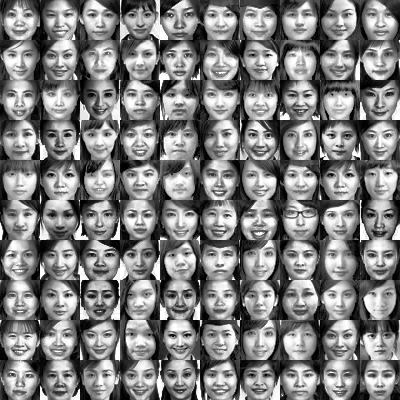
#> input picture HW2/task3_data/fP1.bmp, 400 x 400 px
$ python Task3_gender.py   (older library calls are emulated)
#> lines starting #> are read from the running program, lines starting #| are printed output that depends on the picture
from PIL import Image
import numpy as np
import matplotlib.pyplot as plt
import os
import re

LOWER_D = 1
PIC_COUNT = 10
SHAPE = (400, 400)
K = 5
PROPORTIONAL = 0.8
CLASS_NUM = 2


def read_input_gender(filename, storedir, gender):
#> called with filename = './task3_data/fP1.bmp', storedir = './task3_parsed/', gender = 0
    img = Image.open(filename)
#> img is the input picture: PIL image 400x400 L; min 0, max 255, mean 127.5
    img = img.resize(SHAPE)
    width, height = img.size
#> width = 400; height = 400
    pixel = np.array(img.getdata()).reshape((width, height))
    data = []
    target = []
    totalfile = []
    for i in range(PIC_COUNT):
        for j in range(PIC_COUNT):
            each_image = pixel[i * 40:(i+1) * 40, j * 40:(j+1) * 40].copy().reshape(40 * 40)
            data.append(each_image)
            target.append(gender)
            if gender == 0:
                totalfile.append(str(i) + str(j) + 'f.png')
            else:
                totalfile.append(str(i) + str(j) + 'm.png')
#> after the loop, data = 100 items; target = 100 values from 0 to 0; totalfile = 100 items, first 6: '00f.png', '01f.png', '02f.png', '03f.png', '04f.png', '05f.png'
    data = np.array(data)
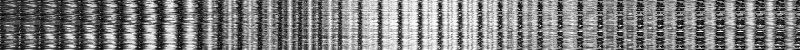
#> data: shape (100, 1600) int64 (shown at 1/2 size); min 0, max 255, mean 127.5
    target = np.array(target)
    totalfile = np.array(totalfile)
    # train_id = np.random.choice(data.shape[0], int(data.shape[0] * PROPORTIONAL), replace=False)
    train_id = np.arange(80)
    data_test = []
    data_train = []
    target_train = []
    target_test = []
    totalfile_train = []
    totalfile_test = []
    for i in range(data.shape[0]):
        if i not in train_id:
            data_test.append(data[i, :])
            target_test.append(target[i])
            totalfile_test.append(totalfile[i])
        else:
            data_train.append(data[i, :])
            target_train.append(target[i])
            totalfile_train.append(totalfile[i])
#> after the loop, data_test = 20 items; data_train = 80 items; target_test = [0, 0, 0, 0, 0, 0, 0, 0, 0, 0, 0, 0, 0, 0, 0, 0, 0, 0, 0, 0]; target_train = 80 values from 0 to 0; totalfile_test = ['80f.png', '81f.png', '82f.png', '83f.png', '84f.png', '85f.png', '86f.png', '87f.png', '88f.png', '89f.png', '90f.png', '91f.png', '92f.png', '93f.png', '94f.png', '95f.png', '96f.png', '97f.png', '98f.png', '99f.png']; totalfile_train = 80 items, first 6: '00f.png', '01f.png', '02f.png', '03f.png', '04f.png', '05f.png'
    data_test = np.array(data_test)
    target_test = np.array(target_test)
#> target_test = 20 values from 0 to 0
    totalfile_test = np.array(totalfile_test)
    data_train = np.array(data_train)
    target_train = np.array(target_train)
    totalfile_train = np.array(totalfile_train)
    print(data_test.shape)
#| (20, 1600)
    print(target_test.shape)
#| (20,)
    print(totalfile_test.shape)
#| (20,)
    print()
    print(data_train.shape)
#| (80, 1600)
    print(target_train.shape)
#| (80,)
    print(totalfile_train.shape)
#| (80,)
    return data_train, target_train, totalfile_train, data_test, target_test, totalfile_test


def compute_eigen(A):
    eigen_values, eigen_vectors = np.linalg.eigh(A)
    print("eigen_values = {}".format(eigen_values.shape))
    idx = eigen_values.argsort()[::-1]                          # sort largest
    return eigen_vectors[:,idx][:,:LOWER_D]


def visualization(storedir, totalfile, data):
    for each_id, each_data in enumerate(data):
        if each_id == 2:
            break
        img = Image.new('L', (40, 40), 'white')
        print(each_data)
        pixel = img.load()
        each_copy = each_data.reshape(40, 40).copy()
        for i in range(each_copy.shape[0]):
            for j in range(each_copy.shape[1]):
                print(each_copy[i, j])
                print(pixel[i, j])
                pixel[i, j] = each_copy[i, j].copy()
        img.save(storedir + totalfile[each_id])
        # [18 lines of commented-out code are left out]


def draweigenface(storedir, eigen_vectors):
    title = "PCA Eigen-Face" + '_'
    eigen_vectors = eigen_vectors.T
    for i in range(0, LOWER_D):
        # new_img.putdata(each_image)
        plt.clf()
        plt.suptitle(title + str(i))
        plt.imshow(eigen_vectors[i].reshape((40, 40)), plt.cm.gray)
        plt.savefig(storedir + title + str(i) + '.png')


def KNN(traindata, testdata, target):
    trainsize = traindata.shape[0]
    testsize = testdata.shape[0]
    y_pred = []
    for testidx in range(testsize):
        all_dist = np.zeros(trainsize)
        for trainidx in range(trainsize):
            all_dist[trainidx] = np.sqrt(np.sum((testdata[testidx] - traindata[trainidx]) ** 2))
        sort_idx = all_dist.argsort()
        neighbor = list(target[sort_idx][:K])
        prediction = max(set(neighbor), key=neighbor.count)
        y_pred.append(prediction)
    y_pred = np.array(y_pred)
    return y_pred


def checkperformance(targettest, predict):
    correct = 0
    for i in range(len(targettest)):
        print("Predict: {}, Answer: {}".format(predict[i], targettest[i]))
        if targettest[i] == predict[i]:
            correct += 1
    print("Accuracy of PCA = {}  ({} / {})".format(correct / len(targettest), correct, len(targettest)))
    computeConfusionMatrix(predict, targettest)


def PCA(data):
    covariance = np.cov(data.T)
    eigen_vectors = compute_eigen(covariance)
    lower_dimension_data = np.matmul(data, eigen_vectors)
    # print(lower_dimension_data)
    # print(eigen_vectors)
    print()
    return lower_dimension_data, eigen_vectors


def computeConfusionMatrix(probability, answer, threshold=None):
    """Compute confusion matrix based on predicted class and actual class."""
    confusion_matrix = np.zeros((CLASS_NUM, CLASS_NUM))
    for data_idx in range(len(probability)):
        confusion_matrix[int(predict[data_idx])][int(answer[data_idx])] += 1
    PD = confusion_matrix[1][1] / (confusion_matrix[0][1] + confusion_matrix[1][1]) if (confusion_matrix[0][1] + confusion_matrix[1][1]) != 0 else 0
    FA = confusion_matrix[1][0] / (confusion_matrix[1][0] + confusion_matrix[0][0]) if (confusion_matrix[1][0] + confusion_matrix[0][0]) != 0 else 0
    if threshold is None:
        print("Confusion matrix:")
        print(confusion_matrix)
    return [FA, PD]


if __name__ == '__main__':
    dirtrain = './task3_data/fP1.bmp'
    storedir = './task3_parsed/'
    data_train_f, target_train_f, totalfile_train_f, data_test_f, target_test_f, totalfile_test_f = read_input_gender(dirtrain, storedir, 0)
#> target_train_f = 80 values from 0 to 0; target_test_f = 20 values from 0 to 0
    dirtrain = './task3_data/mP1.bmp'
    data_train_m, target_train_m, totalfile_train_m, data_test_m, target_test_m, totalfile_test_m = read_input_gender(dirtrain, storedir, 1)
#> call 2 of read_input_gender, with filename = './task3_data/mP1.bmp', storedir = './task3_parsed/', gender = 1
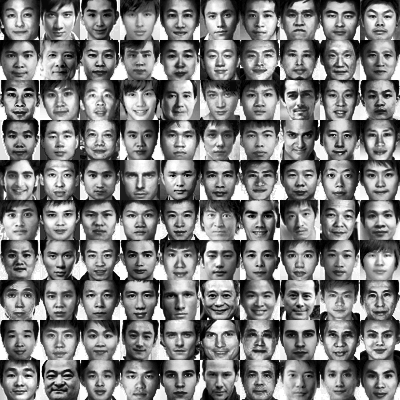
#> input picture HW2/task3_data/mP1.bmp, 400 x 400 px
#> in read_input_gender, img is the input picture: PIL image 400x400 L; min 0, max 255, mean 127.7
#> after the loop in read_input_gender (call 2), `for i in range(PIC_COUNT):`: target = 100 values from 1 to 1; totalfile = 100 items, first 6: '00m.png', '01m.png', '02m.png', '03m.png', '04m.png', '05m.png'
#> in read_input_gender (call 2), `data = np.array(data)`:
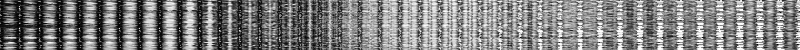
#> data: shape (100, 1600) int64 (shown at 1/2 size); min 0, max 255, mean 127.7
#> after the loop in read_input_gender (call 2), `for i in range(data.shape[0]):`: target_test = [1, 1, 1, 1, 1, 1, 1, 1, 1, 1, 1, 1, 1, 1, 1, 1, 1, 1, 1, 1]; target_train = 80 values from 1 to 1; totalfile_test = ['80m.png', '81m.png', '82m.png', '83m.png', '84m.png', '85m.png', '86m.png', '87m.png', '88m.png', '89m.png', '90m.png', '91m.png', '92m.png', '93m.png', '94m.png', '95m.png', '96m.png', '97m.png', '98m.png', '99m.png']; totalfile_train = 80 items, first 6: '00m.png', '01m.png', '02m.png', '03m.png', '04m.png', '05m.png'
#> in read_input_gender (call 2), `target_test = np.array(target_test)`: target_test = 20 values from 1 to 1
#> in read_input_gender (call 2), `data_train = np.array(data_train)`:
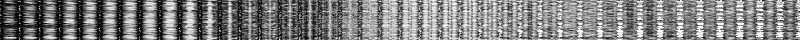
#> data_train: shape (80, 1600) int64 (shown at 1/2 size); min 0, max 255, mean 127.7
#| (20, 1600)
#| (20,)
#| (20,)
#| (80, 1600)
#| (80,)
#| (80,)
#> target_train_m = 80 values from 1 to 1; target_test_m = 20 values from 1 to 1
    data_train = np.concatenate((data_train_f, data_train_m))
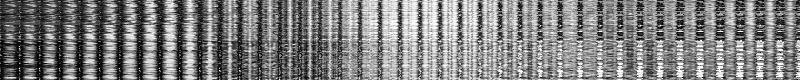
#> data_train: shape (160, 1600) int64 (shown at 1/2 size); min 0, max 255, mean 127.6
    target_train = np.concatenate((target_train_f, target_train_m))
#> target_train = 160 values from 0 to 1
    totalfile_train = np.concatenate((totalfile_train_f, totalfile_train_m))

    data_test = np.concatenate((data_test_f, data_test_m))
    target_test = np.concatenate((target_test_f, target_test_m))
#> target_test = 40 values from 0 to 1
    totalfile_test = np.concatenate((totalfile_test_f, totalfile_test_m))

    lower_dimension_data, eigen_vectors = PCA(data_train)
#> in PCA, `covariance = np.cov(data.T)`:
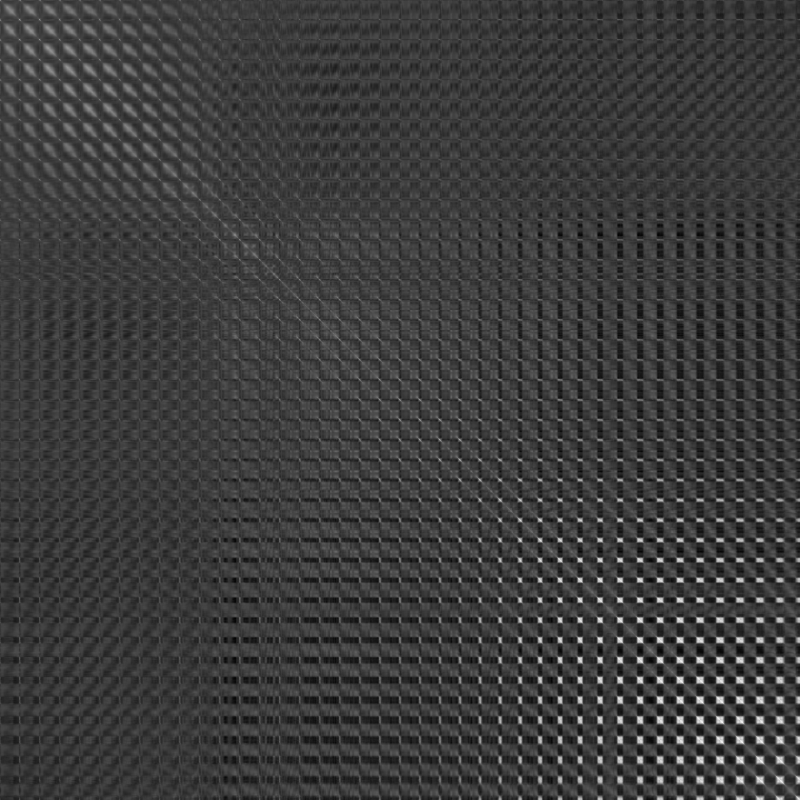
#> covariance: shape (1600, 1600) float64 (shown at 1/2 size); min -3527.5, max 11301.1, mean 0.1; drawn with min black and max white
#> in compute_eigen, `eigen_values, eigen_vectors = np.linalg.eigh(A)`:
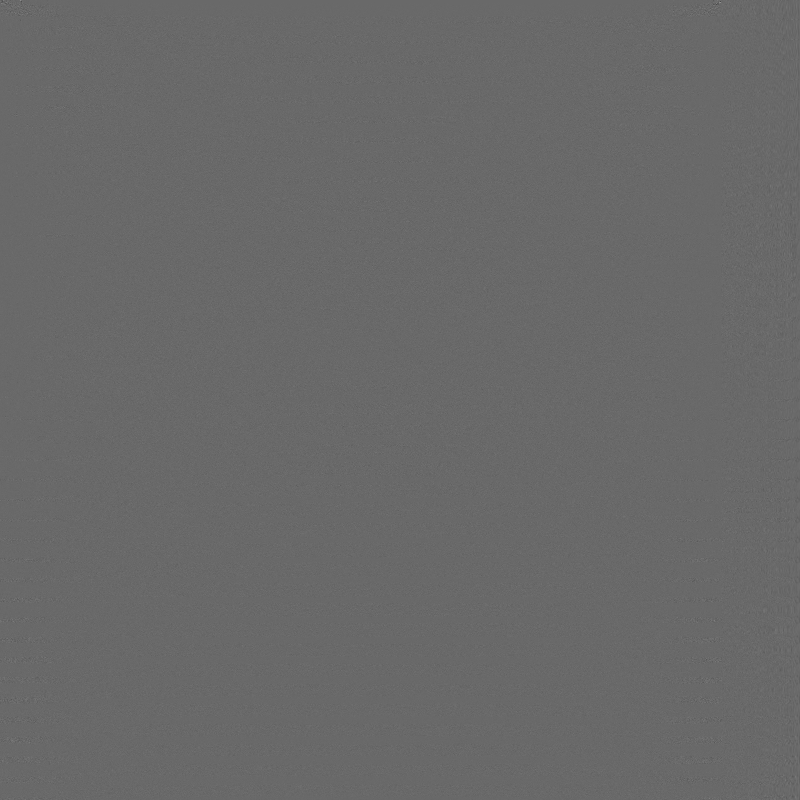
#> eigen_vectors: shape (1600, 1600) float64 (shown at 1/2 size); min -0.585, max 0.83, mean 7.5e-06; drawn with min black and max white
#> in compute_eigen, `eigen_values, eigen_vectors = np.linalg.eigh(A)`: eigen_values = 1600 values from -4.04e-10 to 1726300.2
#| eigen_values = (1600,)
#> in compute_eigen, `idx = eigen_values.argsort()[::-1]`: idx = 1600 values, max 1599 at index 0, min 0 at index 1599, mean 799.5
#> in PCA, `eigen_vectors = compute_eigen(covariance)`: eigen_vectors = 1600 values, max 0.0281 at index 1103, min -0.0744 at index 1357, mean -0.000127
#> in PCA, `lower_dimension_data = np.matmul(data, eigen_vectors)`: lower_dimension_data = 160 values, max 2113.2 at index 40, min -2044 at index 113, mean 163.5
    print("data shape = {}".format(data_train.shape))
#| data shape = (160, 1600)
    print("eigen vector shape = {}".format(eigen_vectors.shape))
#| eigen vector shape = (1600, 1)
    print("lower_dimension_data shape: {}".format(lower_dimension_data.shape))
#| lower_dimension_data shape: (160, 1)

    predict = KNN(data_train, data_test, target_train)
#> the loop in KNN, `for testidx in range(testsize):` made 40 passes
#> (neighbor, prediction) on passes 1 to 12: ([0, 0, 0, 0, 0], 0), ([0, 0, 0, 0, 0], 0), ([1, 1, 0, 0, 1], 1), ([0, 0, 0, 0, 0], 0), ([0, 0, 0, 0, 1], 0), ([0, 0, 0, 0, 0], 0), ([0, 0, 0, 0, 0], 0), ([0, 0, 0, 0, 0], 0), ([0, 0, 0, 0, 0], 0), ([1, 1, 1, 1, 1], 1), ([0, 0, 0, 0, 0], 0), ([1, 1, 0, 0, 1], 1)
#> after the loop in KNN, `for testidx in range(testsize):`: y_pred = 40 values, max 1 at index 2, min 0 at index 0, mean 0.6
#> predict has the same summary as y_pred in KNN
    checkperformance(target_test, predict)
#> the loop in checkperformance, `for i in range(len(targettest)):` made 40 passes
#| Predict: 0, Answer: 0
#| Predict: 0, Answer: 0
#| Predict: 1, Answer: 0
#| Predict: 0, Answer: 0
#| Predict: 0, Answer: 0
#| Predict: 0, Answer: 0
#| Predict: 0, Answer: 0
#| Predict: 0, Answer: 0
#> (further printed lines are left out)
#> after the loop in checkperformance, `for i in range(len(targettest)):`: correct = 34
#| Accuracy of PCA = 0.85  (34 / 40)
#> the loop in computeConfusionMatrix, `for data_idx in range(len(probability)):` made 40 passes
#> after the loop in computeConfusionMatrix, `for data_idx in range(len(probability)):`: confusion_matrix = [[15, 1], [5, 19]]
#> in computeConfusionMatrix, `PD = confusion_matrix[1][1] / (confusion_matrix[0][1] + confusion_matr..`: PD = 0.95
#> in computeConfusionMatrix, `FA = confusion_matrix[1][0] / (confusion_matrix[1][0] + confusion_matr..`: FA = 0.25
#| [[15.  1.]
#|  [ 5. 19.]]

    # [7 lines of commented-out code are left out]
    lower_dimension_data_test = np.matmul(data_test, eigen_vectors)
#> lower_dimension_data_test = 40 values, max 1772 at index 7, min -1885.6 at index 20, mean 7.48
    # lower_dimension_data_test, eigen_vectors_test = PCA(data_test)
    print("lower_dimension_data shape: {}".format(lower_dimension_data.shape))
#| lower_dimension_data shape: (160, 1)
    print("lower_dimension_data_test shape: {}".format(lower_dimension_data_test.shape))
#| lower_dimension_data_test shape: (40, 1)
    predict = KNN(lower_dimension_data, lower_dimension_data_test, target_train)
#> the loop in KNN (call 2), `for testidx in range(testsize):` made 40 passes
#> (neighbor, prediction) on passes 1 to 12: ([0, 0, 0, 0, 0], 0), ([0, 0, 0, 0, 0], 0), ([0, 1, 0, 1, 0], 0), ([0, 0, 0, 0, 0], 0), ([0, 1, 0, 1, 1], 1), ([0, 0, 0, 0, 0], 0), ([0, 0, 0, 0, 0], 0), ([0, 0, 0, 0, 0], 0), ([0, 1, 0, 1, 0], 0), ([0, 1, 0, 0, 1], 0), ([0, 0, 0, 0, 0], 0), ([1, 1, 1, 1, 1], 1)
#> predict = 40 values, max 1 at index 4, min 0 at index 0, mean 0.575
    checkperformance(target_test, predict)
#> the loop in checkperformance (call 2), `for i in range(len(targettest)):` made 40 passes
#| Predict: 0, Answer: 0
#| Predict: 0, Answer: 0
#| Predict: 0, Answer: 0
#| Predict: 0, Answer: 0
#| Predict: 1, Answer: 0
#| Predict: 0, Answer: 0
#| Predict: 0, Answer: 0
#| Predict: 0, Answer: 0
#> (further printed lines are left out)
#| Accuracy of PCA = 0.875  (35 / 40)
#> the loop in computeConfusionMatrix (call 2), `for data_idx in range(len(probability)):` made 40 passes
#| [[16.  1.]
#|  [ 4. 19.]]
